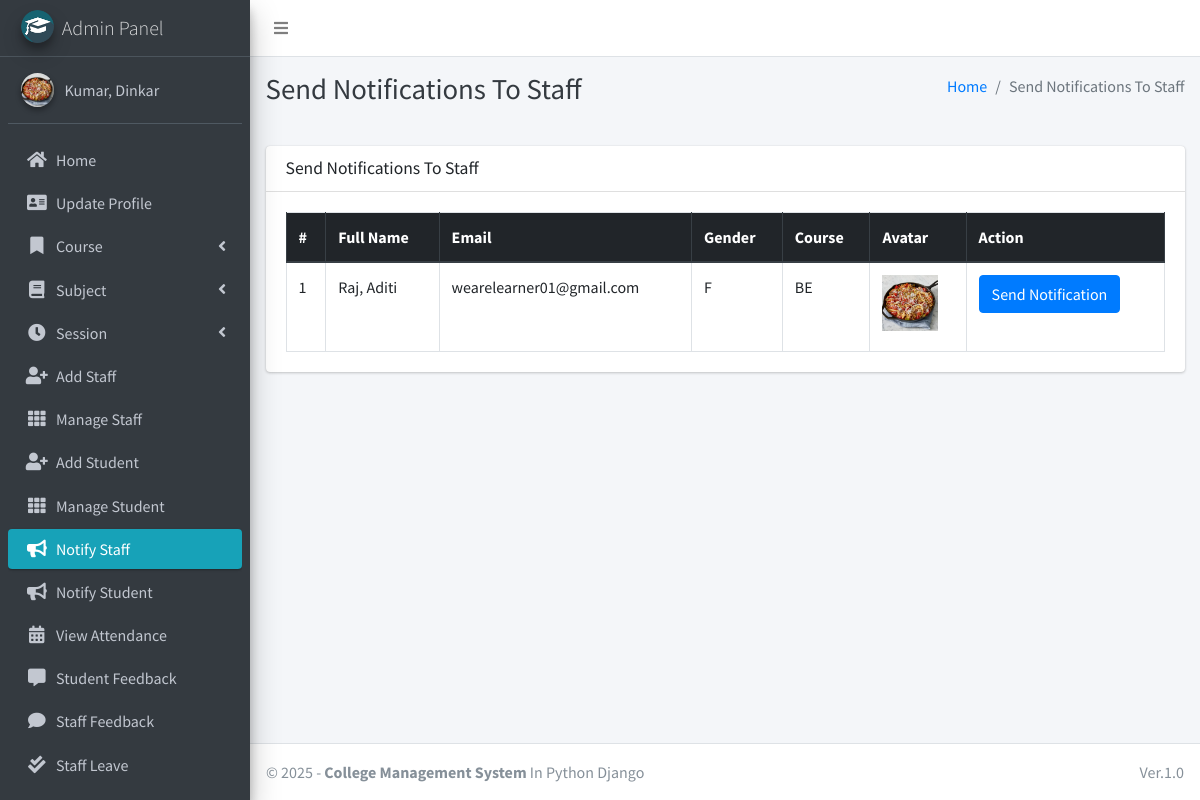
The page /admin_notify_staff (signed in) on the database its author committed.
### main_app/models.py (models this page shows, shortened)
class CustomUser(AbstractUser):
    USER_TYPE = ((1, "HOD"), (2, "Staff"), (3, "Student"))
    GENDER = [("M", "Male"), ("F", "Female")]
    username = None  # Removed username, using email instead
    email = models.EmailField(unique=True)
    user_type = models.CharField(default=1, choices=USER_TYPE, max_length=1)
    gender = models.CharField(max_length=1, choices=GENDER)
    profile_pic = models.ImageField()
    address = models.TextField()
    fcm_token = models.TextField(default="")  # For firebase notifications
    created_at = models.DateTimeField(auto_now_add=True)
    updated_at = models.DateTimeField(auto_now=True)
    USERNAME_FIELD = "email"
    REQUIRED_FIELDS = []
    objects = CustomUserManager()
    def __str__(self):
        return self.last_name + ", " + self.first_name

class Staff(models.Model):
    course = models.ForeignKey(Course, on_delete=models.DO_NOTHING, null=True, blank=False)
    admin = models.OneToOneField(CustomUser, on_delete=models.CASCADE)

class Course(models.Model):
    name = models.CharField(max_length=120)
    created_at = models.DateTimeField(auto_now_add=True)
    updated_at = models.DateTimeField(auto_now=True)

### main_app/hod_views.py (the view)
# urls.py: path("admin_notify_staff", hod_views.admin_notify_staff,
def admin_notify_staff(request):
    staff = CustomUser.objects.filter(user_type=2)
    context = {
        'page_title': "Send Notifications To Staff",
        'allStaff': staff
    }
    return render(request, "hod_template/staff_notification.html", context)

### main_app/templates/hod_template/staff_notification.html (shortened to what this page needs)
{% extends 'main_app/base.html' %}
{% load static %}
{% block page_title %}{{page_title}}{% endblock page_title %}
{% block content %}
<section class="content">
    <div class="container-fluid">
        <div class="row">
            <div class="col-md-12">
                <div class="card">
                    <div class="card-header">
                        <h3 class="card-title">{{page_title}}</h3>
                    </div>
                    <div class="card-body">
                        <table id="example2" class="table table-bordered table-hover">
                            <thead class="thead-dark">
                                <tr>
                                    <th>#</th>
                                    <th>Full Name</th>
                                    <th>Email</th>
                                    <th>Gender</th>
                                    <th>Course</th>
                                    <th>Avatar</th>
                                    <th>Action</th>
                                </tr>
                            </thead>
                            <tbody>
                                {% for staff in allStaff %}
                                <tr>
                                    <td>{{ forloop.counter }}</td>
                                    <td>{{staff.last_name}}, {{staff.first_name}}</td>
                                    <td>{{staff.email}}</td>
                                    <td>{{staff.gender}}</td>
                                    <td>{{staff.staff.course.name}}</td>
                                    <td>
                                        {% if staff.profile_pic == ""  %}
                                        No Image
                                        {% else %}
                                        <img class="img img-fluid mb-2" height="56" width="56"
                                            src="{{staff.profile_pic}}" alt="">
                                        {% endif %}
                                    </td>
                                    <td><button data-toggle = "modal" data-target = "#myModal"class="btn btn-primary show_notification" value="{{staff.id}}">Send Notification</button>
                                    </td>
                                </tr>
                                {% endfor %}
                            </tbody>
                        </table>
                    </div>
                </div>
            </div>
        </div>
    </div>
</section>
{% endblock content %}

### main_app/templates/main_app/sidebar_template.html (shortened to what this page needs)
{% load static %}
<aside class="main-sidebar sidebar-dark-info elevation-4">
    {% if request.user.user_type == '1' %}
    <a href="{% url 'admin_home' %}" class="brand-link">
        <img src="{% static 'dist/img/cmsl.png' %} " alt="AdminLTE Logo"
            class="brand-image img-circle elevation-3" >
        <span class="brand-text font-weight-light">Admin Panel</span>
    </a>
    <div class="sidebar">
        <div class="user-panel mt-3 pb-3 mb-3 d-flex">
            <div class="image">
                <img src="{{ request.user.profile_pic}}" class="img-circle elevation-2" alt="User Image">
            </div>
            <div class="info">
                <a href="#" class="d-block">{{user}}</a>
            </div>
        </div>
        <nav class="mt-2">
            <ul class="nav nav-pills nav-sidebar flex-column" data-widget="treeview" role="menu" data-accordion="false">
                <li class="nav-item">
                    {% url 'admin_home' as admin_home %}
                    <a href="{{admin_home}}" class="nav-link {% if admin_home == request.path %} active {% endif %}">
                        <i class="nav-icon fas fa-home"></i>
                        <p>
                            Home
                        </p>
                    </a>
                </li>
                <li class="nav-item">
                    {% url 'admin_view_profile' as admin_view_profile %}
                    <a href="{{admin_view_profile}}"
                        class="nav-link {% if admin_view_profile == request.path %} active {% endif %}">
                        <i class="nav-icon fas fa-address-card"></i>
                        <p>
                            Update Profile
                        </p>
                    </a>
                </li>
                <li class="nav-item has-treeview">
                    <a href="#" class="nav-link">
                        <i class="nav-icon fas fa-bookmark"></i>
                        <p>
                            Course
                            <i class="fas fa-angle-left right"></i>
                        </p>
                    </a>
                </li>
                <li class="nav-item has-treeview">
                    <a href="#" class="nav-link">
                        <i class="nav-icon fas fa-book"></i>
                        <p>
                            Subject
                            <i class="fas fa-angle-left right"></i>
                        </p>
                    </a>
                </li>
                <li class="nav-item has-treeview">
                    <a href="#" class="nav-link">
                        <i class="nav-icon fas fa-clock"></i>
                        <p>
                            Session
                            <i class="fas fa-angle-left right"></i>
                        </p>
                    </a>
                </li>
                <li class="nav-item">
                    {% url 'add_staff' as add_staff %}
                    <a href="{{add_staff}}" class="nav-link {% if add_staff == request.path %} active {% endif %}">
                        <i class="nav-icon fas fa-user-plus"></i>
                        <p>
                            Add Staff
                        </p>
                    </a>
                </li>
                <li class="nav-item">
                    {% url 'manage_staff' as manage_staff %}
                    {% url 'edit_staff' staff_id as edit_staff %}
                    <a href="{{manage_staff}}"
                        class="nav-link {% if manage_staff == request.path or request.path == edit_staff %} active {% endif %}">
                        <i class="nav-icon fas fa-th"></i>
                        <p>
                            Manage Staff
                        </p>
                    </a>
                </li>
                <li class="nav-item">
                    {% url 'add_student' as add_student%}
                    <a href="{{add_student}}" class="nav-link  {% if add_student == request.path %} active {% endif %}">
                        <i class="nav-icon fas fa-user-plus"></i>
                        <p>
                            Add Student
                        </p>
                    </a>
                </li>
                <li class="nav-item">
                    {% url 'manage_student' as manage_student %}
                    {% url 'edit_student' student_id as edit_student %}
                    <a href="{{manage_student}}"
                        class="nav-link  {% if edit_student == request.path or manage_student == request.path %} active {% endif %}">
                        <i class="nav-icon fas fa-th"></i>
                        <p>
                            Manage Student
                        </p>
                    </a>
                </li>
                <li class="nav-item">
                    {% url 'admin_notify_staff' as admin_notify_staff %}
                    <a href="{{admin_notify_staff}}"
                        class="nav-link {% if admin_notify_staff == request.path %} active {% endif %}">
                        <i class="nav-icon fas fa-bullhorn"></i>
                        <p>
                            Notify Staff
                        </p>
                    </a>
                </li>
                <li class="nav-item">
                    {% url 'admin_notify_student' as admin_notify_student %}
                    <a href="{{admin_notify_student}}"
                        class="nav-link {% if admin_notify_student == request.path %} active {% endif %}">
                        <i class="nav-icon fas fa-bullhorn"></i>
                        <p>
                            Notify Student
                        </p>
                    </a>
                </li>
                <li class="nav-item">
                    {% url 'admin_view_attendance' as admin_view_attendance %}
                <li class="nav-item">
                    <a href="{{admin_view_attendance}}"
                        class="nav-link  {% if admin_view_attendance == request.path %} active {% endif %}">
                        <i class="nav-icon fas fa-calendar-alt"></i>
                        <p>
                            View Attendance
                        </p>
                    </a>
                </li>
                <li class="nav-item">
                    {% url 'student_feedback_message' as student_feedback_message %}
                    <a href="{{ student_feedback_message }}"
                        class="nav-link  {% if student_feedback_message == request.path %} active {% endif %}">
                        <i class="nav-icon fas fa-comment-alt"></i>
                        <p>
                            Student Feedback
                        </p>
                    </a>
                </li>
                <li class="nav-item">
                    {% url 'staff_feedback_message' as staff_feedback_message %}
                    <a href="{{staff_feedback_message}}"
                        class="nav-link   {% if staff_feedback_message == request.path %} active {% endif %}">
                        <i class="nav-icon fas fa-comment"></i>
                        <p>
                            Staff Feedback
                        </p>
                    </a>
                </li>
                <li class="nav-item">
                    {% url 'view_staff_leave' as view_staff_leave %}
                    <a href="{{view_staff_leave}}"
                        class="nav-link  {% if view_staff_leave == request.path %} active {% endif %}">
                        <i class="nav-icon fas fa-check-double"></i>
                        <p>
                            Staff Leave
                        </p>
                    </a>
                </li>
                <li class="nav-item">
                    {% url 'view_student_leave' as view_student_leave %}
                    <a href="{% url 'view_student_leave' %}"
                        class="nav-link  {% if view_student_leave == request.path %} active {% endif %}">
                    </a>
                </li>
                                        {% endif %}
                                    </ul>
                                </nav>
                            </div>
</aside>

### rows shown on the page
CustomUser: user.profile_pic (picture), last_name+first_name "Kumar, Dinkar"
CustomUser: last_name "Raj", first_name "Aditi", email "wearelearner01@gmail.com", gender "F", staff.course.name "BE", profile_pic (picture)

### other values the page prints
{{ page_title }} "Send Notifications To Staff"
